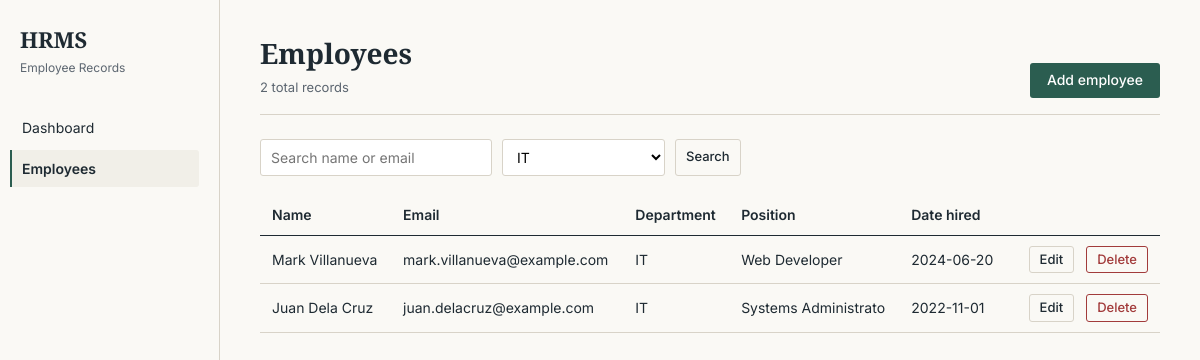
/employees.php?department=IT, run on the app's committed database.
### tables this page shows
CREATE TABLE IF NOT EXISTS employees (
	employee_id INT PRIMARY KEY AUTO_INCREMENT,
    first_name VARCHAR(50) NOT NULL,
    last_name VARCHAR(50) NOT NULL,
    email VARCHAR(100) NOT NULL UNIQUE,
    phone VARCHAR(13) NOT NULL UNIQUE,
    `address` VARCHAR(120),
    date_hired DATE NOT NULL,
    department VARCHAR(30) NOT NULL,
    `position` VARCHAR(20),
    created_at TIMESTAMP DEFAULT CURRENT_TIMESTAMP
);

### includes/db_connect.php (called while the page is built, shortened)
<?php
require_once __DIR__ . '/../classes/user.php';
require_once __DIR__ . '/../classes/employee.php';
$database = new db();
$conn = $database->getConnection();
$employee = new Employee($conn);

### classes/user.php (called while the page is built, shortened)
<?php
class User {
    public function __construct(PDO $db) {
        try {
            $this->conn = $db;
        } catch (Throwable $e) {
            error_log("User initialization error: " . $e->getMessage());
            throw $e;
        }
    }
}

### classes/employee.php (called while the page is built, shortened)
<?php
require_once 'user.php';
class Employee extends User {
    private $empTable = 'employees';
    public function getAllEmployees(string $search, string $department, int $limit = 10, int $offset = 0): array {
        try {
            $query = "SELECT * FROM " . $this->empTable . " WHERE 1=1";
            if (!empty($department)) {
                $query .= " AND department = :department";
            }
            $query .= " ORDER BY employee_id DESC LIMIT :limit OFFSET :offset";
            $stmt = $this->conn->prepare($query);
            if (!empty($department)) {
                $stmt->bindParam(':department', $department, PDO::PARAM_STR);
            }
            $stmt->bindValue(':limit', $limit, PDO::PARAM_INT);
            $stmt->bindValue(':offset', $offset, PDO::PARAM_INT);
            $stmt->execute();
            return $stmt->fetchAll(PDO::FETCH_ASSOC);
        } catch (Throwable $e) {
            error_log("Error fetching employees: " . $e->getMessage());
            return [];
        }
    }
}

### employees.php (the view, shortened to what this page needs)
<?php
require_once __DIR__ . '/includes/db_connect.php';
$search = trim($_GET['search'] ?? '');
$department = trim($_GET['department'] ?? '');
$page = max(1, (int)($_GET['page'] ?? 1));
$perPage = 8;
$offset = ($page - 1) * $perPage;
$employees = $employee->getAllEmployees($search, $department, $perPage, $offset);
$countQuery = "SELECT COUNT(*) FROM employees WHERE 1=1";
$countParams = [];
if (!empty($department)) {
    $countQuery .= " AND department = :department";
    $countParams[':department'] = $department;
}
$countStmt = $conn->prepare($countQuery);
$countStmt->execute($countParams);
$totalRecords = (int)$countStmt->fetchColumn();
$deptStmt = $conn->query("SELECT DISTINCT department FROM employees WHERE department IS NOT NULL AND department != '' ORDER BY department");
$departments = $deptStmt->fetchAll(PDO::FETCH_COLUMN);
require_once __DIR__ . '/includes/header.php';
?>
<div class="page-header">
    <div>
        <h1>Employees</h1>
        <p><?php echo $totalRecords; ?> total record<?php echo $totalRecords === 1 ? '' : 's'; ?></p>
    </div>
    <a href="employee_form.php" class="btn btn-primary">Add employee</a>
</div>
<form method="get" class="toolbar">
    <div class="toolbar-filters">
        <input type="text" name="search" placeholder="Search name or email" value="<?php echo htmlspecialchars($search); ?>">
        <select name="department" onchange="this.form.submit()">
            <?php foreach ($departments as $dept): ?>
                <option value="<?php echo htmlspecialchars($dept); ?>" <?php echo $department === $dept ? 'selected' : ''; ?>>
                    <?php echo htmlspecialchars($dept); ?>
                </option>
            <?php endforeach; ?>
        </select>
        <button type="submit" class="btn btn-secondary btn-sm">Search</button>
    </div>
</form>
<?php if (empty($employees)): ?>
    <div class="empty-state">
        <?php if (!empty($search) || !empty($department)): ?>
            No employees match your filters. <a href="employees.php">Clear filters</a>
        <?php else: ?>
            No employee records yet. <a href="employee_form.php">Add your first employee</a>.
        <?php endif; ?>
    </div>
<?php else: ?>
    <table>
        <thead>
            <tr>
                <th>Name</th>
                <th>Email</th>
                <th>Department</th>
                <th>Position</th>
                <th>Date hired</th>
                <th></th>
            </tr>
        </thead>
        <tbody>
            <?php foreach ($employees as $emp): ?>
                <tr>
                    <td><?php echo htmlspecialchars($emp['first_name'] . ' ' . $emp['last_name']); ?></td>
                    <td><?php echo htmlspecialchars($emp['email']); ?></td>
                    <td><?php echo htmlspecialchars($emp['department']); ?></td>
                    <td><?php echo htmlspecialchars($emp['position']); ?></td>
                    <td><?php echo htmlspecialchars($emp['date_hired']); ?></td>
                    <td class="actions-cell">
                        <a href="employee_form.php?id=<?php echo (int)$emp['employee_id']; ?>" class="btn btn-secondary btn-sm">Edit</a>
                        <a href="employee_delete.php?id=<?php echo (int)$emp['employee_id']; ?>"
                           class="btn btn-danger btn-sm"
                           onclick="return confirm('Delete <?php echo htmlspecialchars(addslashes($emp['first_name'] . ' ' . $emp['last_name'])); ?>? This cannot be undone.');">
                           Delete
                        </a>
                    </td>
                </tr>
            <?php endforeach; ?>
        </tbody>
    </table>
<?php endif; ?>
<?php require_once __DIR__ . '/includes/footer.php'; ?>

### assets/css/style.css (style rules this page uses)
:root { --color-bg: #FAF9F5; --color-surface: #F1EFE8; --color-ink: #1E2A32; --color-muted: #5C6670; --color-accent: #2B5D50; --color-accent-hover: #234A40; --color-border: #D8D3C8; --color-danger: #A23B3B; --color-danger-hover: #832F2F; --font-serif: 'Source Serif 4', Georgia, 'Times New Roman', serif; --font-sans: 'Inter', -apple-system, BlinkMacSystemFont, 'Segoe UI', sans-serif; --radius: 3px; --sidebar-width: 220px; }
* { box-sizing: border-box; }
html, body { margin: 0; padding: 0; background: var(--color-bg); color: var(--color-ink); font-family: var(--font-sans); font-size: 15px; line-height: 1.5; -webkit-font-smoothing: antialiased; }
h1, h2, h3 { font-family: var(--font-serif); font-weight: 600; margin: 0 0 4px 0; color: var(--color-ink); }
h1 { font-size: 28px; }
p { margin: 0 0 12px 0; }
a { color: var(--color-accent); text-decoration: none; }
.page-header { display: flex; justify-content: space-between; align-items: flex-end; margin-bottom: 24px; padding-bottom: 16px; border-bottom: 1px solid var(--color-border); }
.page-header p { margin: 0; color: var(--color-muted); font-size: 13px; }
.btn { display: inline-block; font-family: var(--font-sans); font-size: 14px; font-weight: 500; padding: 8px 16px; border-radius: var(--radius); border: 1px solid transparent; cursor: pointer; text-decoration: none; line-height: 1.2; }
.btn-primary { background: var(--color-accent); color: #fff; }
.btn-secondary { background: transparent; border-color: var(--color-border); color: var(--color-ink); }
.btn-danger { background: transparent; border-color: var(--color-danger); color: var(--color-danger); }
.btn-sm { padding: 5px 10px; font-size: 13px; }
table { width: 100%; border-collapse: collapse; font-size: 14px; }
thead th { text-align: left; font-weight: 600; padding: 10px 12px; border-bottom: 1px solid var(--color-ink); color: var(--color-ink); }
tbody td { padding: 10px 12px; border-bottom: 1px solid var(--color-border); vertical-align: middle; }
.actions-cell { white-space: nowrap; text-align: right; }
.actions-cell a { margin-left: 8px; }
.toolbar { display: flex; justify-content: space-between; align-items: center; gap: 12px; margin-bottom: 18px; }
.toolbar-filters { display: flex; gap: 10px; }
.toolbar-filters input, .toolbar-filters select { font-family: var(--font-sans); font-size: 14px; padding: 8px 10px; border: 1px solid var(--color-border); border-radius: var(--radius); background: #fff; }

### data on the page
employees: first_name+last_name "Mark Villanueva", email "mark.villanueva@example.com", department "IT", position "Web Developer", date_hired "2024-06-20"
employees: first_name+last_name "Juan Dela Cruz", email "juan.delacruz@example.com", department "IT", position "Systems Administrato", date_hired "2022-11-01"

### other printed values
$label "Dashboard"
$label "Employees"
$totalRecords "2"
form field department "IT"
